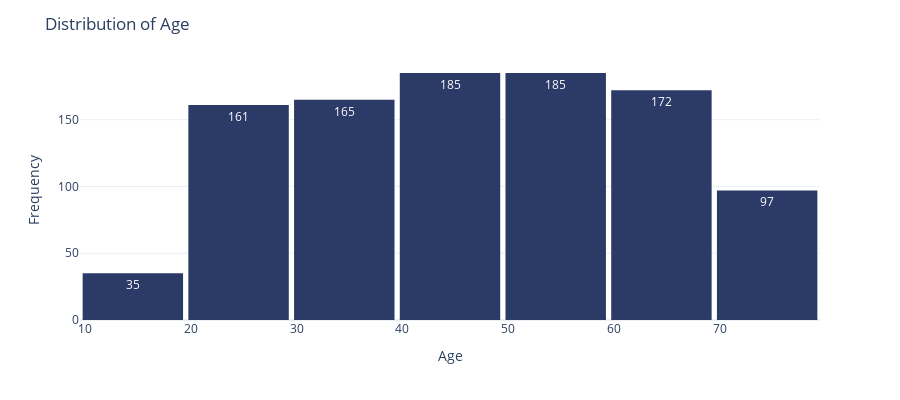

The notebook cell this image was saved under:
### Code cell
# Distribution of the Age Column

fig = px.histogram(warren_df, 
                   x='Age', 
                   nbins=7, 
                   color_discrete_sequence=['#2B3A67'],
                   text_auto=True
                   )

fig.update_layout(
    title='Distribution of Age',
    xaxis_title='Age',
    yaxis_title='Frequency',
    bargap=0.05,  
    template='plotly_white', 
    width=900,  
    height=400,
)

fig.show()

### Figure 1 — Plotly figure (JSON) as saved in the notebook; plotly's stock layout.template omitted (floating-point values rounded to 4 significant figures; data arrays with more than 128 entries replaced by an {"elided": "..."} marker saying what was removed)
{"data": [{"bingroup": "x", "hovertemplate": "Age=%{x}<br>count=%{y}<extra></extra>", "legendgroup": "", "marker": {"color": "#2B3A67", "pattern": {"shape": ""}}, "name": "", "nbinsx": 7, "orientation": "v", "showlegend": false, "texttemplate": "%{value}", "type": "histogram", "x": {"elided": "1000 int values"}, "xaxis": "x", "yaxis": "y"}], "layout": {"bargap": 0.05, "barmode": "relative", "height": 400, "legend": {"tracegroupgap": 0}, "margin": {"t": 60}, "title": {"text": "Distribution of Age"}, "width": 900, "xaxis": {"anchor": "y", "domain": [0, 1], "title": {"text": "Age"}}, "yaxis": {"anchor": "x", "domain": [0, 1], "title": {"text": "Frequency"}}}}
